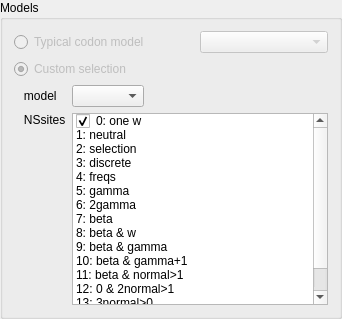
                   <widget class="QGroupBox" name="groupBox_10">
                    <property name="toolTip">
                     <string>Specifies the branch models (Yang 1998; Yang and Nielsen 1998)
and the site models.</string>
                    </property>
                    <property name="title">
                     <string>Models</string>
                    </property>
                    <layout class="QGridLayout" name="gridLayout_28">
                     <item row="0" column="0">
                      <layout class="QHBoxLayout" name="horizontalLayout_24">
                       <item>
                        <widget class="QRadioButton" name="radioButton">
                         <property name="enabled">
                          <bool>false</bool>
                         </property>
                         <property name="text">
                          <string>Typical codon model</string>
                         </property>
                        </widget>
                       </item>
                       <item>
                        <widget class="QComboBox" name="comboBox_37">
                         <property name="enabled">
                          <bool>false</bool>
                         </property>
                         <property name="sizePolicy">
                          <sizepolicy hsizetype="Fixed" vsizetype="Fixed">
                           <horstretch>0</horstretch>
                           <verstretch>0</verstretch>
                          </sizepolicy>
                         </property>
                         <property name="currentIndex">
                          <number>-1</number>
                         </property>
                         <item>
                          <property name="text">
                           <string>M0 (one-ratio)</string>
                          </property>
                         </item>
                         <item>
                          <property name="text">
                           <string>Branch model</string>
                          </property>
                         </item>
                         <item>
                          <property name="text">
                           <string>Site model</string>
                          </property>
                         </item>
                         <item>
                          <property name="text">
                           <string>Branch-site model</string>
                          </property>
                         </item>
                         <item>
                          <property name="text">
                           <string>Clade model</string>
                          </property>
                         </item>
                        </widget>
                       </item>
                      </layout>
                     </item>
                     <item row="1" column="0">
                      <layout class="QGridLayout" name="gridLayout_27">
                       <item row="0" column="0" colspan="2">
                        <widget class="QRadioButton" name="radioButton_2">
                         <property name="enabled">
                          <bool>false</bool>
                         </property>
                         <property name="text">
                          <string>Custom selection</string>
                         </property>
                         <property name="checked">
                          <bool>true</bool>
                         </property>
                        </widget>
                       </item>
                       <item row="1" column="0">
                        <widget class="QLabel" name="label_78">
                         <property name="sizePolicy">
                          <sizepolicy hsizetype="Fixed" vsizetype="Fixed">
                           <horstretch>0</horstretch>
                           <verstretch>0</verstretch>
                          </sizepolicy>
                         </property>
                         <property name="text">
                          <string>   model</string>
                         </property>
                        </widget>
                       </item>
                       <item row="1" column="1">
                        <widget class="QComboBox" name="comboBox_39">
                         <property name="sizePolicy">
                          <sizepolicy hsizetype="Fixed" vsizetype="Fixed">
                           <horstretch>0</horstretch>
                           <verstretch>0</verstretch>
                          </sizepolicy>
                         </property>
                         <property name="currentIndex">
                          <number>-1</number>
                         </property>
                        </widget>
                       </item>
                       <item row="2" column="0">
                        <widget class="QLabel" name="label_64">
                         <property name="sizePolicy">
                          <sizepolicy hsizetype="Fixed" vsizetype="Fixed">
                           <horstretch>0</horstretch>
                           <verstretch>0</verstretch>
                          </sizepolicy>
                         </property>
                         <property name="text">
                          <string>   NSsites</string>
                         </property>
                        </widget>
                       </item>
                       <item row="2" column="1" rowspan="2">
                        <widget class="QListWidget" name="listWidget">
                         <item>
                          <property name="text">
                           <string>0: one w</string>
                          </property>
                          <property name="checkState">
                           <enum>Checked</enum>
                          </property>
                         </item>
                         <item>
                          <property name="text">
                           <string>1: neutral</string>
                          </property>
                          <property name="checkState">
                           <enum>Unchecked</enum>
                          </property>
                         </item>
                         <item>
                          <property name="text">
                           <string>2: selection</string>
                          </property>
                          <property name="checkState">
                           <enum>Unchecked</enum>
                          </property>
                         </item>
                         <item>
                          <property name="text">
                           <string>3: discrete</string>
                          </property>
                          <property name="checkState">
                           <enum>Unchecked</enum>
                          </property>
                         </item>
                         <item>
                          <property name="text">
                           <string>4: freqs</string>
                          </property>
                          <property name="checkState">
                           <enum>Unchecked</enum>
                          </property>
                         </item>
                         <item>
                          <property name="text">
                           <string>5: gamma</string>
                          </property>
                          <property name="checkState">
                           <enum>Unchecked</enum>
                          </property>
                         </item>
                         <item>
                          <property name="text">
                           <string>6: 2gamma</string>
                          </property>
                          <property name="checkState">
                           <enum>Unchecked</enum>
                          </property>
                         </item>
                         <item>
                          <property name="text">
                           <string>7: beta</string>
                          </property>
                          <property name="checkState">
                           <enum>Unchecked</enum>
                          </property>
                         </item>
                         <item>
                          <property name="text">
                           <string>8: beta &amp; w</string>
                          </property>
                          <property name="checkState">
                           <enum>Unchecked</enum>
                          </property>
                         </item>
                         <item>
                          <property name="text">
                           <string>9: beta &amp; gamma</string>
                          </property>
                          <property name="checkState">
                           <enum>Unchecked</enum>
                          </property>
                         </item>
                         <item>
                          <property name="text">
                           <string>10: beta &amp; gamma+1</string>
                          </property>
                          <property name="checkState">
                           <enum>Unchecked</enum>
                          </property>
                         </item>
                         <item>
                          <property name="text">
                           <string>11: beta &amp; normal&gt;1</string>
                          </property>
                          <property name="checkState">
                           <enum>Unchecked</enum>
                          </property>
                         </item>
                         <item>
                          <property name="text">
                           <string>12: 0 &amp; 2normal&gt;1</string>
                          </property>
                          <property name="checkState">
                           <enum>Unchecked</enum>
                          </property>
                         </item>
                         <item>
                          <property name="text">
                           <string>13: 3normal&gt;0</string>
                          </property>
                          <property name="checkState">
                           <enum>Unchecked</enum>
                          </property>
                         </item>
                         <item>
                          <property name="text">
                           <string>22: M2a_rel</string>
                          </property>
                          <property name="checkState">
                           <enum>Unchecked</enum>
                          </property>
                         </item>
                        </widget>
                       </item>
                       <item row="3" column="0">
                        <spacer name="verticalSpacer_3">
                         <property name="orientation">
                          <enum>Qt::Vertical</enum>
                         </property>
                         <property name="sizeHint" stdset="0">
                          <size>
                           <width>20</width>
                           <height>0</height>
                          </size>
                         </property>
                        </spacer>
                       </item>
                      </layout>
                     </item>
                    </layout>
                   </widget>
